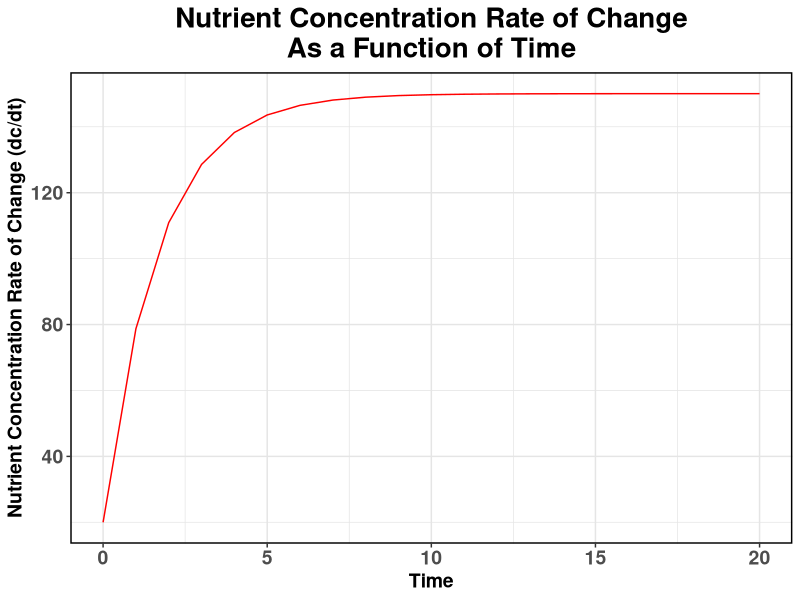

This figure's R source:
install.packages("deSolve")  # installing necessary package for ode functionality 
install.packages("ggplot2")
library(deSolve)
library(ggplot2)

Kmax <-  0.2     # maximal uptake rate for a single cell 
kn <-  0.5  # half saturation constant
n <-  50   # denisty of cells per unit volume

I <-  100    # constant inflow
mu <- 0.6   # outflow 

parms <- list(Kmax = Kmax, kn = kn, n = n, I = I, muc = mu) # list of the above parameters to feed into the ode function

kinetics_chemostat <- function(t, c, parms) {   # nutrient uptake function (takes in time, nutrient [], and constants)
  dcdt <- (parms$I - parms$mu*c + (-((parms$Kmax * c)/(parms$kn + c))*parms$n))  # parms$____ accesses the necessary constant from the parms list
  return(list(dcdt))  # returns the rate of nutrient [] change as a list
}

times <- seq(0, 20, by = 1)  # sequence of times starting from 0-20 by 1 increment 

init_c <- 20  # initial concentration of nutrient to begin with 

output <- ode( y = init_c, func = kinetics_chemostat, times = times, parms = parms)  # calling on the ode function from deSolver to save the solutions of the diff rate equation for each time point

df <- as.data.frame(output) # converting ode output from matrix to data frame for ggplot2

colnames(df) # inspecting colnames to feed into ggplot2 aes parameter

colnames(df)[2] <- "dcdt" # changing ode output col name more meaningfully

plot <- ggplot(df, aes(x = time, y = dcdt)) +   # using ggplot to plot the elements "time" and "dcdt" from the dataframe generated by ode solver
  geom_line(color = "red") + # telling ggplot the graph type
  labs(   # adding labels
    title = ("Nutrient Concentration Rate of Change\nAs a Function of Time"),
    y = ("Nutrient Concentration Rate of Change (dc/dt)"),
    x = ("Time")
  )+
  theme( # adjusting aesthetics 
    panel.background = element_rect(fill = "white"),
    panel.grid.major = element_line(color = "grey90"),
    panel.grid.minor = element_line(color = "grey90"),
    panel.border = element_rect(color = "black", fill = NA, linewidth = 1),
    plot.title = element_text(size = 20, face = "bold", hjust = 0.5),
    axis.title.x = element_text(size = 14, face = "bold"), 
    axis.title.y = element_text(size = 14, face = "bold"), 
    axis.text.x = element_text(size = 14, face = "bold"),
    axis.text.y = element_text(size = 14, face = "bold")) 



print(plot)
